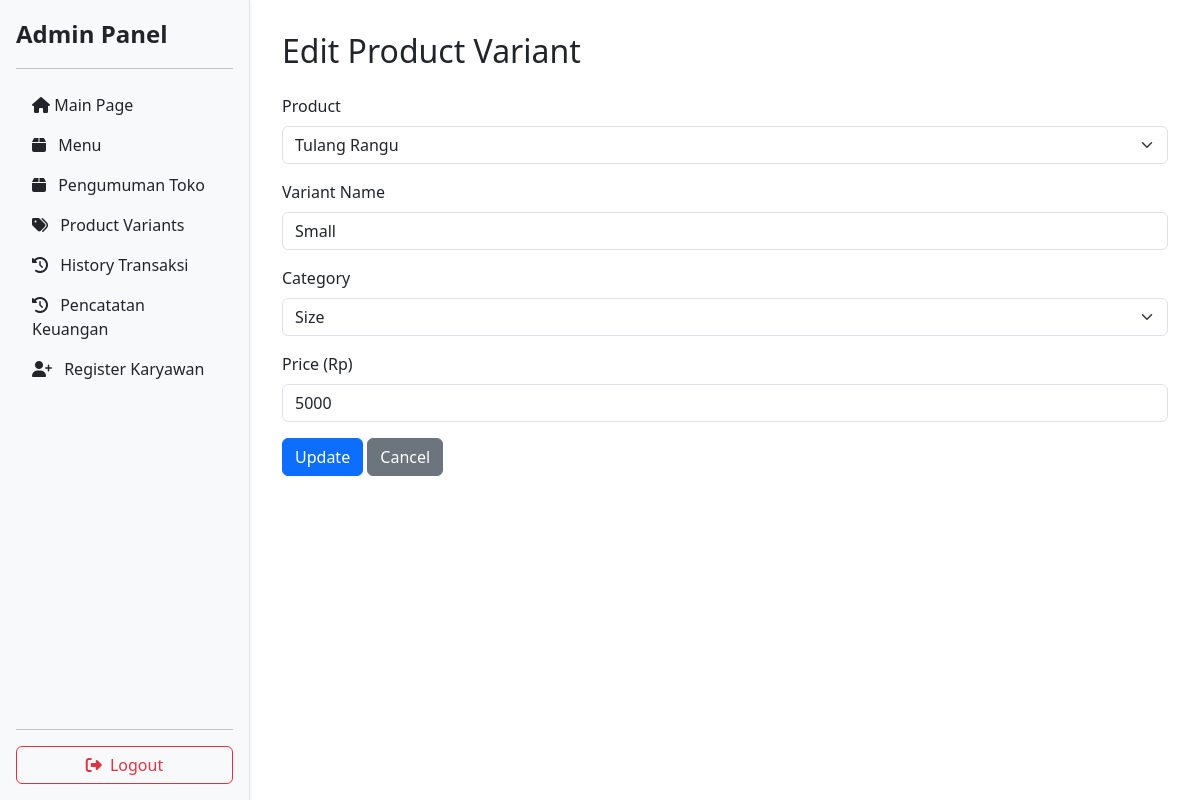
The page /admin/views/edit_variant.php?id=6 (signed in) on the database its author committed.
### tables this page shows
CREATE TABLE `product_variants` (
  `id` int NOT NULL,
  `product_id` int NOT NULL,
  `variant` varchar(100) NOT NULL,
  `category` enum('size','extra') NOT NULL,
  `price` int NOT NULL
);

CREATE TABLE `products` (
  `id` int NOT NULL,
  `name` varchar(100) NOT NULL,
  `description` text,
  `image_path` varchar(255) DEFAULT NULL,
  `label` varchar(50) DEFAULT NULL,
  `stock` int DEFAULT '0',
  `created_at` timestamp NULL DEFAULT CURRENT_TIMESTAMP
);

### admin/views/edit_variant.php (the view, shortened to what this page needs)
<?php
include '../../database/db.php';
$variantId = intval($_GET['id']);
$stmt = $conn->prepare("SELECT v.*, p.name AS product_name
                       FROM product_variants v
                       JOIN products p ON v.product_id = p.id
                       WHERE v.id = ?");
$stmt->bind_param("i", $variantId);
$stmt->execute();
$result = $stmt->get_result();
$variant = $result->fetch_assoc();
$products = $conn->query("SELECT id, name FROM products");
?>
<!DOCTYPE html>
<html>
<head>
    <link href="https://cdn.jsdelivr.net/npm/bootstrap@5.3.0/dist/css/bootstrap.min.css" rel="stylesheet">
    <link href="https://cdnjs.cloudflare.com/ajax/libs/font-awesome/6.5.0/css/all.min.css" rel="stylesheet">
</head>
<body>
    <div class="d-flex">
        <?php include '../includes/sidebar.php'; ?>
        <div class="main-content">
            <h2 class="mb-4">Edit Product Variant</h2>
            <form action="../controllers/product_variants_controller.php" method="POST">
                <div class="mb-3">
                    <label class="form-label">Product</label>
                    <select name="product_id" class="form-select" required>
                        <?php while ($p = $products->fetch_assoc()): ?>
                            <option value="<?= $p['id'] ?>" <?= $p['id'] == $variant['product_id'] ? 'selected' : '' ?>>
                                <?= htmlspecialchars($p['name']) ?>
                            </option>
                        <?php endwhile; ?>
                    </select>
                </div>
                <div class="mb-3">
                    <label class="form-label">Variant Name</label>
                    <input type="text" name="variant" class="form-control"
                           value="<?= htmlspecialchars($variant['variant']) ?>" required>
                </div>
                <div class="mb-3">
                    <label class="form-label">Category</label>
                    <select name="category" class="form-select" required>
                        <option value="size" <?= $variant['category'] === 'size' ? 'selected' : '' ?>>Size</option>
                    </select>
                </div>
                <div class="mb-3">
                    <label class="form-label">Price (Rp)</label>
                    <input type="number" name="price" class="form-control"
                           value="<?= $variant['price'] ?>" required>
                </div>
                <button type="submit" name="update_variant" class="btn btn-primary">Update</button>
                <a href="product_variants_manage.php" class="btn btn-secondary">Cancel</a>
            </form>
        </div>
    </div>
</body>
</html>

### admin/views/edit_variant.php (style rules this page uses)
body { margin: 0; }
.main-content { margin-left: 250px; padding: 2rem; width: calc(100% - 250px); }

### rows shown on the page
product_variants: product_id "Tulang Rangu", variant "Small", category "Size", price "5000"
